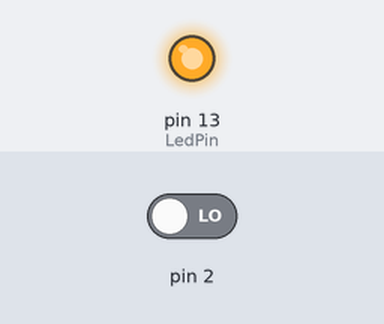
This sketch was run on a simulated Arduino Uno, built with avr-gcc and run on an emulated ATmega328P. Parts: output pins drawn as LEDs (lit = HIGH). Inputs (shaded band) come from the test bench; at power-on: pin 2 LOW. Sleep ends after the set time or at an interrupt.

Above: at 0.01 s.
At 24.0 s:
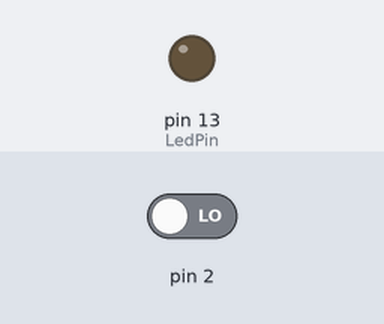
Timing chart, 0 to 25.5 s (numbered marks = the images above):
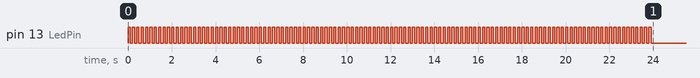

The sketch:

PIR_nano_alarm.ino
```cpp
// PIR motion detector sensor with Arduino nano in ultimate power saving mode
//(reducing power consumption almost by 70% (4.7mA) of normal operation consumption (13mA))
// Current code by Electromania 24th Feb 2016 //https://youtu.be/n-Oiz76aVYs
// Thanks to:- http://playground.arduino.cc/Learning/ArduinoSleepCode  for information about sleep.h library and modes
             // http://www.kevindarrah.com/download/arduino_code/LowPowerVideo.ino
             // for useful explanation of  "Low Power Arduino! Deep Sleep Tutorial" for bare arduino uno chip
             // http://www.atmel.com/images/atmel-8271-8-bit-avr-microcontroller-atmega48a-48pa-88a-88pa-168a-168pa-328-328p_datasheet_complete.pdf  // datasheet

#include <avr/interrupt.h>        // Library to use interrupt
#include <avr/sleep.h>            // Library for putting our arduino into sleep modes

const int PIRsensorInterrupt = 0; //interrupt 0 at arduino nano pin D2
const int LedPin = 13;            // external LED or relay connected to pin 13

volatile int lastPIRsensorState = 1;  // previous sensor state
volatile int PIRsensorState = 0;   // current state of the button

void wakeUpNow(){                  // Interrupt service routine or ISR
  PIRsensorState = !lastPIRsensorState;    // we negate previous state and assign to current state
}

void setup() {
    pinMode(LedPin, OUTPUT);    // initialize pin 13 as an output pin for LED or relay etc.
  //Serial.begin(115200);     // initialize serial communication only for debugging purpose
 // Serial.println("Warming up... wait for a min...");

 // delay execution of sketch for a min, to allow PIR sensor get stabilized
 for( int i = 1; i <= 120; i++){  // LED at pin 13 blinks until PIR sensor is stabilized
    digitalWrite(LedPin, HIGH);
    delay(100);
    digitalWrite(LedPin, LOW);
    delay(100);
 }

 // Serial.println("Ready");     // enable only for debugging purpose

  pinMode(PIRsensorInterrupt, INPUT);        // define interrupt pin D2 as input to read interrupt received by PIR sensor
}

void Hibernate()         // here arduino is put to sleep/hibernation
{
 set_sleep_mode(SLEEP_MODE_PWR_DOWN);  // lowest power consumption mode
 //"The Power-down mode saves the register contents but freezes the Oscillator, disabling all other chip functions
 // until the next interrupt or hardware reset."  text from ATMEGA328P datasheet

 ADCSRA &= ~(1 << 7);   // Disable ADC - don't forget to flip back after waking up if you need ADC in your application ADCSRA |= (1 << 7);  (From Kevin's sketch)

 sleep_enable();                       // enable the sleep mode function
 sleep_bod_disable();                  //to disable the Brown Out Detector (BOD) before going to sleep.

 attachInterrupt(PIRsensorInterrupt,wakeUpNow, CHANGE);   // Attach interrupt at pin D2  (int 0 is at pin D2  for nano, UNO)
  // here since PIR sensor has inbuilt timer to swtich its state from OFF to ON, we are detecting its CHANGE IN STATE to control our LED/relay at pin 13.
   // therefore, we will not need to use arduino delay timer to Set "ON time" of our LED/relay, it can be adjusted physically using potentiometer provided on PIR sensor board.
   // This further helps in using SLEEP_MODE_PWR_DOWN which is ultimate lowest power consumption mode for ATMEGA8328P chip
   //(please note - because of onboard power regulators of arduino boards, power consumption cannot be reduced to predicted few microAmps level of bare chips.
   //To achieve further reduction in current consumption, we will need bare ATMEGA328P chip)

   for (int i = 0; i < 20; i++) {
    if(i != 13)//  because the LED/Relay is connected to digital pin 13
    pinMode(i, INPUT);
  }

 sleep_mode();                // calls function to put arduino in sleep mode

 sleep_disable();            // when interrupt is received, sleep mode is disabled and program execution resumes from here
 detachInterrupt(PIRsensorInterrupt);   // we detach interrupt from pin D2, to avoid further interrupts until our ISR is finished
}


void loop() {
 interrupts();    // enable interrupts for Due and Nano V3

 if (PIRsensorState != lastPIRsensorState){

  if (PIRsensorState == 0) {
     digitalWrite(LedPin, LOW);
   //  Serial.print("Sleeping-");            // enable for debugging
   //  Serial.println(PIRsensorState);   // read status of interrupt pin
  }

  else {
     digitalWrite(LedPin, HIGH);
    // Serial.print("Awake-");    // enable for debugging
  //   Serial.println(PIRsensorState);  // read status of interrupt pin   enable for debugging
     delay(50);
      }
  }

   lastPIRsensorState = PIRsensorState;    // reset lastinterrupt state
   delay(50);
   Hibernate();   // go to sleep - calling sleeping function
}
```
